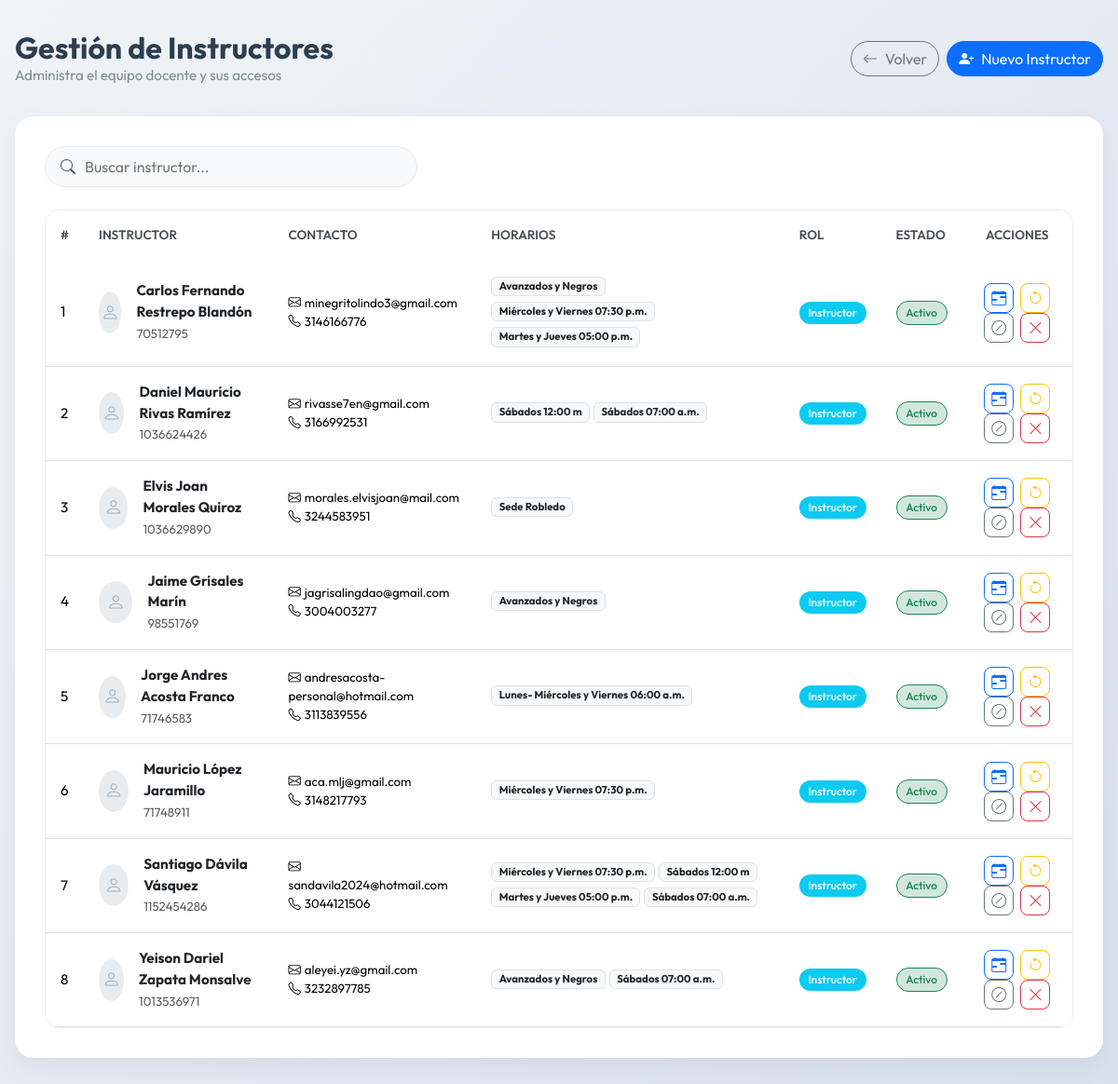
The app's page /views/instructores/index.php (signed in) with its own data.
### tables this page shows
CREATE TABLE `afiliados_siao` (
  `id` int(11) NOT NULL,
  `nombre_completo` varchar(100) DEFAULT NULL,
  `documento` varchar(20) DEFAULT NULL,
  `fecha_nacimiento` date DEFAULT NULL,
  `sexo` varchar(10) DEFAULT NULL,
  `celular` varchar(15) DEFAULT NULL,
  `correo` varchar(100) DEFAULT NULL,
  `direccion` varchar(150) DEFAULT NULL,
  `ciudad` varchar(50) DEFAULT NULL,
  `eps` varchar(50) DEFAULT NULL,
  `tipo_sangre` varchar(5) DEFAULT NULL,
  `nombre_acudiente` varchar(100) DEFAULT NULL,
  `horario` varchar(100) DEFAULT NULL,
  `grado_cinturon` varchar(50) DEFAULT NULL,
  `fecha_inscripcion` date DEFAULT NULL,
  `foto_nombre` varchar(100) DEFAULT NULL,
  `creado_en` timestamp NOT NULL DEFAULT CURRENT_TIMESTAMP,
  `rol` varchar(20) NOT NULL DEFAULT 'afiliado',
  `es_instructor` tinyint(1) NOT NULL DEFAULT '0',
  `usuario_id` int(11) DEFAULT NULL,
  `estado_pago` enum('pendiente','pagado','vencido') DEFAULT 'pendiente',
  `observaciones` text,
  `activo` tinyint(1) DEFAULT '1',
  `fecha_creacion` timestamp NOT NULL DEFAULT CURRENT_TIMESTAMP,
  `fecha_actualizacion` timestamp NOT NULL DEFAULT CURRENT_TIMESTAMP ON UPDATE CURRENT_TIMESTAMP
);

CREATE TABLE `horarios` (
  `id` int(11) NOT NULL,
  `nombre` varchar(50) NOT NULL,
  `activo` tinyint(1) NOT NULL DEFAULT '1'
);

### views/instructores/index.php (the view, shortened to what this page needs)
<?php
$conn = conectarDB();
$q = trim($_GET['q'] ?? '');
if ($q) {
    $qLike = "%$q%";
    $stmt = $conn->prepare("SELECT * FROM afiliados_siao WHERE rol='instructor' AND (nombre_completo LIKE ? OR documento LIKE ? OR correo LIKE ? OR celular LIKE ?) ORDER BY nombre_completo ASC");
    $stmt->bind_param('ssss', $qLike, $qLike, $qLike, $qLike);
    $stmt->execute();
    $res = $stmt->get_result();
    $instructores = $res->fetch_all(MYSQLI_ASSOC);
    $stmt->close();
} else {
    if (!isset($instructores)) {
        $res = $conn->query("SELECT * FROM afiliados_siao WHERE rol='instructor' ORDER BY nombre_completo ASC");
        $instructores = $res->fetch_all(MYSQLI_ASSOC);
    }
}
?>
<!DOCTYPE html>
<html lang="es">
<head>
  <link href="https://cdn.jsdelivr.net/npm/bootstrap@5.3.3/dist/css/bootstrap.min.css" rel="stylesheet">
  <link href="https://cdn.jsdelivr.net/npm/bootstrap-icons@1.10.5/font/bootstrap-icons.css" rel="stylesheet">
</head>
<body>
<div class="main-container">
  <div class="page-header animate-fade-in">
    <div class="page-title">
      <h2>Gestión de Instructores</h2>
      <p>Administra el equipo docente y sus accesos</p>
    </div>
    <div class="d-flex gap-2">
      <a href="../../dashboard.php" class="btn btn-outline-secondary rounded-pill">
        <i class="bi bi-arrow-left me-2"></i>Volver
      </a>
      <a href="asignar_rol.php" class="btn btn-primary rounded-pill">
        <i class="bi bi-person-plus-fill me-2"></i>Nuevo Instructor
      </a>
    </div>
  </div>
  <div class="content-card">
    <div class="d-flex justify-content-between align-items-center mb-4">
      <form class="search-box" method="get">
        <i class="bi bi-search text-muted me-2"></i>
        <input type="search" name="q" placeholder="Buscar instructor..." value="<?= htmlspecialchars($_GET['q'] ?? '') ?>">
      </form>
    </div>
    <div class="table-container">
      <div class="table-responsive">
        <table class="table table-hover mb-0">
          <thead>
            <tr>
              <th>#</th>
              <th>Instructor</th>
              <th>Contacto</th>
              <th>Horarios</th>
              <th>Rol</th>
              <th>Estado</th>
              <th class="text-center">Acciones</th>
            </tr>
          </thead>
          <tbody>
            <?php $n=1; foreach($instructores as $inst): ?>
            <tr>
              <td><?= $n++ ?></td>
              <td>
                <div class="d-flex align-items-center gap-3">
                  <?php
                    $foto = "../../assets/uploads/fotos/" . $inst['foto_nombre'];
                    if (!empty($inst['foto_nombre']) && file_exists($foto)) {
                      echo '<img src="' . $foto . '" alt="Foto" class="avatar-img">';
                    } else {
                      echo '<div class="avatar-placeholder"><i class="bi bi-person"></i></div>';
                    }
                  ?>
                  <div>
                    <div class="fw-bold text-dark"><?= htmlspecialchars($inst['nombre_completo']) ?></div>
                    <small class="text-muted"><?= htmlspecialchars($inst['documento']) ?></small>
                  </div>
                </div>
              </td>
              <td>
                <div class="d-flex flex-column">
                  <small><i class="bi bi-envelope me-1"></i><?= htmlspecialchars($inst['correo']) ?></small>
                  <small><i class="bi bi-telephone me-1"></i><?= htmlspecialchars($inst['celular']) ?></small>
                </div>
              </td>
              <td>
                <?php
                  $conn_local = conectarDB();
                  $sql_h = "SELECT h.nombre FROM instructor_horario ih
                            JOIN horarios h ON ih.horario_id = h.id
                            WHERE ih.instructor_id = ?";
                  $stmt_h = $conn_local->prepare($sql_h);
                  $stmt_h->bind_param("i", $inst['id']);
                  $stmt_h->execute();
                  $res_h = $stmt_h->get_result();
                  if ($res_h->num_rows > 0) {
                    while ($row_h = $res_h->fetch_assoc()) {
                      echo '<span class="badge bg-light text-dark border me-1 mb-1">' . htmlspecialchars($row_h['nombre']) . '</span>';
                    }
                  } else {
                    echo '<span class="text-muted small">Sin horarios</span>';
                  }
                ?>
              </td>
              <td>
                <span class="badge badge-custom <?= $inst['rol']=='admin' ? 'bg-danger' : 'bg-info' ?>">
                  <?= ucfirst($inst['rol']) ?>
                </span>
              </td>
              <td>
                <?php if (!$inst['usuario_id']): ?>
                  <span class="badge badge-custom bg-light text-secondary border">Sin Acceso</span>
                <?php else: ?>
                  <span class="badge badge-custom bg-success-subtle text-success border border-success">Activo</span>
                <?php endif; ?>
              </td>
              <td class="text-center">
                <a href="horarios.php?id=<?= $inst['id'] ?>" class="btn btn-outline-primary btn-action" title="Asignar horarios">
                  <i class="bi bi-calendar-range"></i>
                </a>
                <?php if (!$inst['usuario_id']): ?>
                  <button class="btn btn-outline-success btn-action" data-bs-toggle="modal" data-bs-target="#modalAcceso<?= $inst['id'] ?>" title="Dar Acceso">
                    <i class="bi bi-key"></i>
                  </button>
                <?php else: ?>
                  <a href="../../controllers/instructores_controller.php?accion=reset_password&id=<?= $inst['usuario_id'] ?>" class="btn btn-outline-warning btn-action" title="Resetear Contraseña" onclick="return confirm('¿Resetear contraseña?')">
                    <i class="bi bi-arrow-counterclockwise"></i>
                  </a>
                  <a href="../../controllers/instructores_controller.php?accion=suspender_acceso&id=<?= $inst['usuario_id'] ?>" class="btn btn-outline-secondary btn-action" title="Suspender" onclick="return confirm('¿Suspender acceso?')">
                    <i class="bi bi-slash-circle"></i>
                  </a>
                <?php endif; ?>
                <a href="procesar_rol.php?id=<?= $inst['id'] ?>&accion=quitar" class="btn btn-outline-danger btn-action" title="Quitar Rol" onclick="return confirm('¿Quitar rol de instructor a <?= htmlspecialchars($inst['nombre_completo']) ?>?')">
                  <i class="bi bi-x-lg"></i>
                </a>
              </td>
            </tr>
            <?php endforeach; ?>
          </tbody>
        </table>
      </div>
    </div>
  </div>
</div>
</body>
</html>

### views/instructores/index.php (style rules this page uses)
:root { --primary-color: #0d6efd; --secondary-color: #6c757d; }
body { background: linear-gradient(135deg, #f0f4f8 0%, #d7e1ec 100%); min-height: 100vh; font-family: 'Outfit', sans-serif; padding-bottom: 2rem; }
.main-container { max-width: 1200px; margin: 0 auto; padding: 2rem 1rem; }
.content-card { background: white; border-radius: 20px; box-shadow: 0 10px 30px rgba(0,0,0,0.05); padding: 2rem; border: none; }
.page-header { display: flex; justify-content: space-between; align-items: center; margin-bottom: 2rem; flex-wrap: wrap; gap: 1rem; }
.page-title h2 { font-weight: 700; color: #2c3e50; margin: 0; }
.page-title p { color: #7f8c8d; margin: 0; font-size: 0.95rem; }
.search-box { background: #f8f9fa; border-radius: 50px; padding: 0.5rem 1rem; border: 1px solid #e9ecef; display: flex; align-items: center; width: 100%; max-width: 400px; }
.search-box input { border: none; background: transparent; box-shadow: none; width: 100%; }
.table-container { border-radius: 15px; overflow: hidden; border: 1px solid #e9ecef; }
.table thead { background: #f8f9fa; }
.table th { font-weight: 600; color: #495057; text-transform: uppercase; font-size: 0.85rem; border-bottom: none; padding: 1rem; }
.table td { vertical-align: middle; padding: 1rem; font-size: 0.95rem; }
.avatar-placeholder { width: 45px; height: 45px; border-radius: 50%; background: #e9ecef; display: flex; align-items: center; justify-content: center; color: #adb5bd; font-size: 1.2rem; }
.badge-custom { padding: 0.5em 0.8em; border-radius: 30px; font-weight: 500; font-size: 0.75rem; }
.btn-action { width: 32px; height: 32px; padding: 0; display: inline-flex; align-items: center; justify-content: center; border-radius: 8px; margin: 0 2px; transition: all 0.2s; }

### records on screen
afiliados_siao: nombre_completo "Carlos Fernando Restrepo Blandón", documento "70512795", correo "minegritolindo3@gmail.com", celular "3146166776", rol "Instructor", shows "Activo"
horarios: nombre "Avanzados y Negros"
horarios: nombre "Miércoles y Viernes 07:30 p.m."
horarios: nombre "Martes y Jueves 05:00 p.m."
afiliados_siao: nombre_completo "Daniel Mauricio Rivas Ramírez", documento "1036624426", correo "rivasse7en@gmail.com", celular "3166992531", rol "Instructor", shows "Activo"
horarios: nombre "Sábados 12:00 m"
horarios: nombre "Sábados 07:00 a.m."
afiliados_siao: nombre_completo "Elvis Joan Morales Quiroz", documento "1036629890", correo "morales.elvisjoan@mail.com", celular "3244583951", rol "Instructor", shows "Activo"
horarios: nombre "Sede Robledo"
afiliados_siao: nombre_completo "Jaime Grisales Marín", documento "98551769", correo "jagrisalingdao@gmail.com", celular "3004003277", rol "Instructor", shows "Activo"
afiliados_siao: nombre_completo "Jorge Andres Acosta Franco", documento "71746583", correo "andresacosta-personal@hotmail.com", celular "3113839556", rol "Instructor", shows "Activo"
horarios: nombre "Lunes- Miércoles y Viernes 06:00 a.m."
afiliados_siao: nombre_completo "Mauricio López Jaramillo", documento "71748911", correo "aca.mlj@gmail.com", celular "3148217793", rol "Instructor", shows "Activo"
afiliados_siao: nombre_completo "Santiago Dávila Vásquez", documento "1152454286", correo "sandavila2024@hotmail.com", celular "3044121506", rol "Instructor", shows "Activo"
afiliados_siao: nombre_completo "Yeison Dariel Zapata Monsalve", documento "1013536971", correo "aleyei.yz@gmail.com", celular "3232897785", rol "Instructor", shows "Activo"
